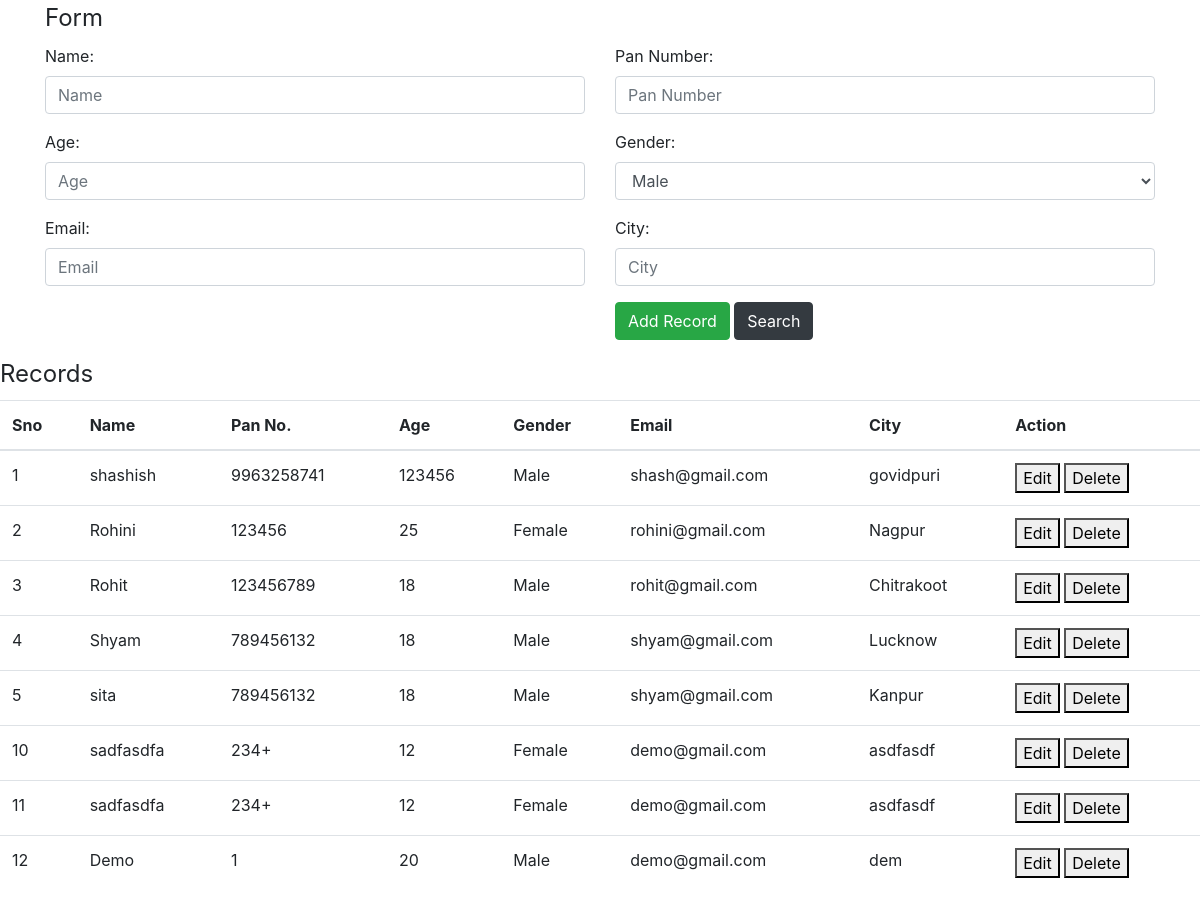
Before: / with the older database file.
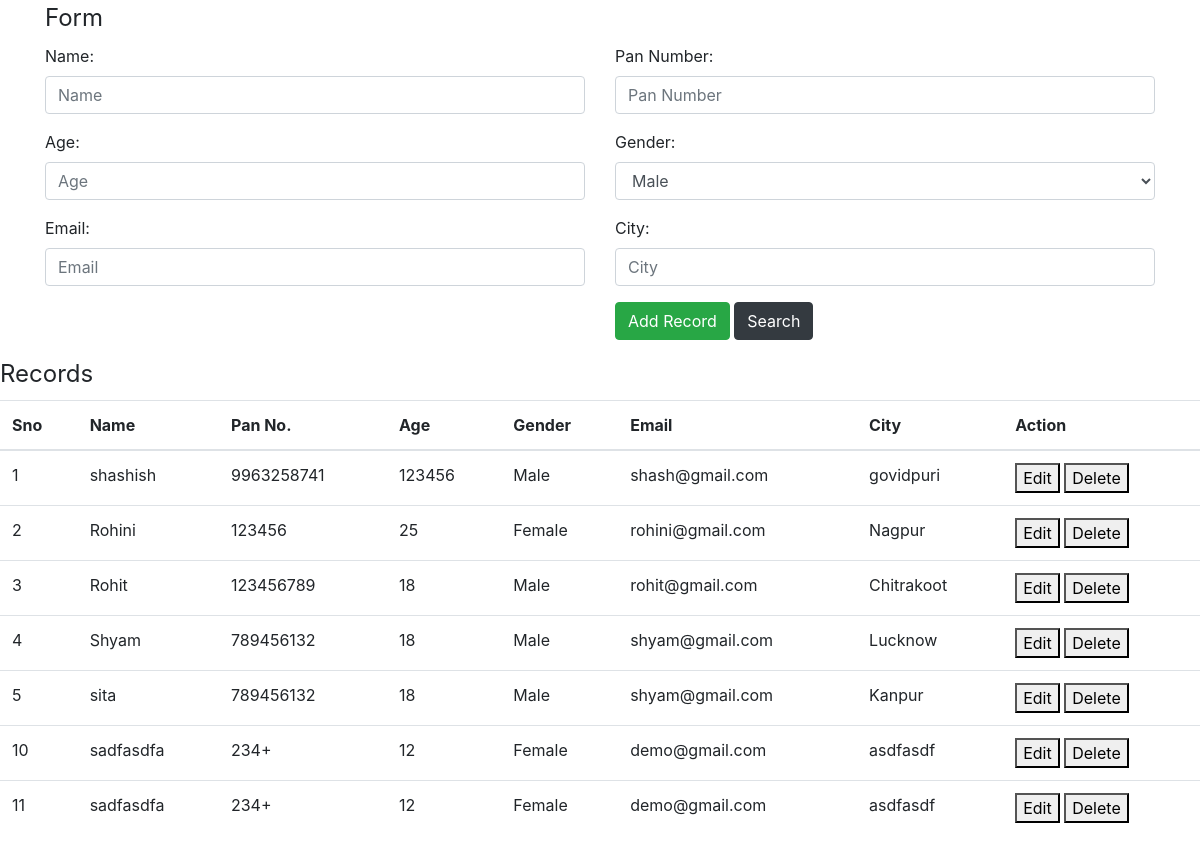
After: the same page with the newer database file.
### app/models.py (models this page shows, shortened)
class Record(models.Model):
    name = models.CharField(max_length=50,default="")
    pan= models.CharField(max_length=50,default="")
    age = models.CharField(max_length=50,default="")
    gender = models.CharField(max_length=50,default="")
    email = models.CharField(max_length=50,default="")
    city = models.CharField(max_length=50,default="")

### app/views.py (the view)
# urls.py: url(r'^$',views.index,name='index'),
def index(request):
    a = Record.objects.all()
    return render(request,'index.html',{'data':a});

### templates/index.html (shortened to what this page needs)
{% load staticfiles %}
<!DOCTYPE html>
<html lang="en" dir="ltr">
  <head>
    <link rel="stylesheet" href={% static 'css/index.css' %} type="text/css">
    <link rel="stylesheet" href={% static 'css/bootstrap.min.css' %} type="text/css">
  </head>
  <body>
    <fieldset class="container">
      <legend>Form</legend>
        <form class="row" action="/add_record/" method="post"> {% csrf_token %}
          <div class="form-group col-6">
            <label for="lname">Name:</label>
            <input type="name" name="name" class="form-control" placeholder="Name" required>
          </div>
          <div class="form-group col-6">
            <label for="lpanno">Pan Number:</label>
            <input type="text" name="panno" class="form-control" pattern="[A-Z,0-9]{15}" placeholder="Pan Number" required >
          </div>
          <div class="form-group col-6">
            <label for="lage">Age:</label>
            <input type="text" name="age" class="form-control" pattern="[0-9]{2}" placeholder="Age" required>
          </div>
          <div class="form-group col-6">
            <label for="lgender">Gender:</label>
            <select class="form-control" name="gender" required>
              <option value="Male">Male</option>
            </select>
          </div>
          <div class="form-group col-6">
            <label for="lemail">Email:</label>
            <input type="email" name="email" class="form-control" placeholder="Email" required>
          </div>
          <div class="form-group col-6">
            <label for="lcity">City:</label>
            <input type="text" name="city" class="form-control" placeholder="City" required>
          </div>
          <div class="form-group col-6">
          </div>
          <div class="form-group col-6">
            <input type="submit" name="submit" class="btn btn-success" value="Add Record">
            <button type="button" class="btn btn-dark" name="search" > Search </button>
          </div>
        </form>
    </fieldset>
    <fieldset>
      <legend>Records</legend>
      <table class="table table-hover">
    <thead>
      <tr>
        <th>Sno</th>
        <th>Name</th>
        <th>Pan No.</th>
        <th>Age</th>
        <th>Gender</th>
        <th>Email </th>
        <th>City</th>
        <th>Action</th>
      </tr>
    </thead>
    <tbody>
      {%for i in data%}
      <tr>
        <td>{{i.id}}</td>
        <td>{{i.name}}</td>
        <td>{{i.pan}}</td>
        <td>{{i.age}}</td>
        <td>{{i.gender}}</td>
        <td>{{i.email}}</td>
        <td>{{i.city}}</td>
        <td>
          <a href="update_record/?data={{i.id}}"> <button type="button" name="button"> Edit </button> </a>
          <a href="Delete/?data={{i.id}}"> <button type="button" name="button"> Delete</button> <a/>
        </td>
      </tr>
      {% endfor %}
    </tbody>
  </table>
    </fieldset>
  </body>
</html>

Changed rows visible on the page:
removed Record: id "12", name "Demo", pan "1", age "20", gender "Male", email "demo@gmail.com", city "dem"
